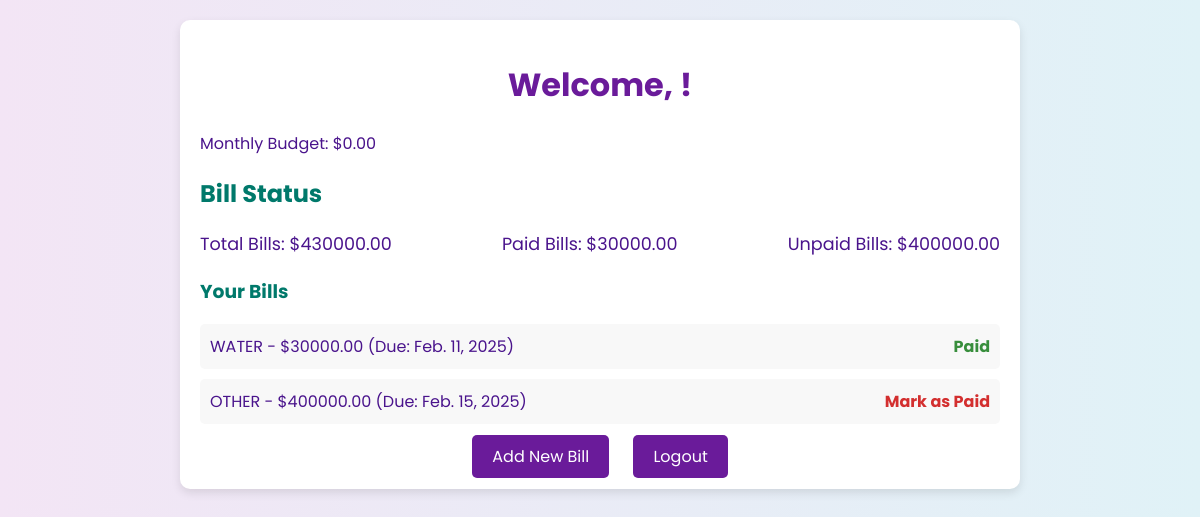
The page /dashboard/ (signed in) on the database its author committed.
### members/models.py (models this page shows, shortened)
class Member(AbstractUser):
    username = None
    email = models.EmailField(unique=True)
    first_name = models.CharField(max_length=255, default="Unknown")
    last_name = models.CharField(max_length=255, default="Unknown")
    budget = models.DecimalField(max_digits=10, decimal_places=2, default=0.00)
    USERNAME_FIELD = "email"
    REQUIRED_FIELDS = ["first_name", "last_name"]
    objects = CustomUserManager()

class Dashboard(models.Model):
    user = models.OneToOneField(Member, on_delete=models.CASCADE, related_name='dashboard')
    total_bills = models.DecimalField(max_digits=10, decimal_places=2, default=0.00)
    paid_bills = models.DecimalField(max_digits=10, decimal_places=2, default=0.00)
    unpaid_bills = models.DecimalField(max_digits=10, decimal_places=2, default=0.00)
    def update_totals(self):
        bills = self.user.bills.all()
        self.total_bills = sum(bill.amount for bill in bills)
        self.paid_bills = sum(bill.amount for bill in bills if bill.is_paid)
        self.unpaid_bills = self.total_bills - self.paid_bills
        self.save()

class Bill(models.Model):
    BILL_TYPES = [
        ('WATER', 'Water'),
        ('INTERNET', 'Internet'),
        ('GARBAGE', 'Garbage'),
        ('ELECTRICITY', 'Electricity'),
        ('OTHER', 'Other'),
    ]
    user = models.ForeignKey(Member, on_delete=models.CASCADE, related_name='bills')
    bill_type = models.CharField(max_length=50, choices=BILL_TYPES)
    amount = models.DecimalField(max_digits=10, decimal_places=2)
    due_date = models.DateField()
    is_paid = models.BooleanField(default=False)
    created_at = models.DateTimeField(auto_now_add=True)
    updated_at = models.DateTimeField(auto_now=True)

### members/views.py (the view)
# urls.py: path('dashboard/', views.dashboard, name='dashboard'),  # User dashboard
@login_required
def dashboard(request):
    user = request.user
    dashboard, _ = Dashboard.objects.get_or_create(user=user)
    bills = Bill.objects.filter(user=user)
    if hasattr(dashboard, 'update_totals'):
        dashboard.update_totals()
    context = {
        'user': user,
        'dashboard': dashboard,
        'bills': bills,
    }
    return render(request, 'dashboard.html', context)

### members/templates/dashboard.html (shortened to what this page needs)
<!DOCTYPE html>
<html lang="en">
<head>
</head>
<body>
    <div class="container">
        <h1>Welcome, {{ user.firstname }} {{ user.lastname }}!</h1>
        <p>Monthly Budget: ${{ user.budget }}</p>
        <h2>Bill Status</h2>
        <div class="bill-status">
            <p>Total Bills: ${{ dashboard.total_bills }}</p>
            <p>Paid Bills: ${{ dashboard.paid_bills }}</p>
            <p>Unpaid Bills: ${{ dashboard.unpaid_bills }}</p>
        </div>
        <h3>Your Bills</h3>
        <ul class="bill-list">
            {% for bill in bills %}
                <li>
                    <span>{{ bill.bill_type }} - ${{ bill.amount }} (Due: {{ bill.due_date }})</span>
                    {% if bill.is_paid %}
                        <span class="paid">Paid</span>
                    {% else %}
                        <a href="{% url 'mark_paid' bill.id %}">Mark as Paid</a>
                    {% endif %}
                </li>
            {% endfor %}
        </ul>
        <div class="actions">
            <a href="{% url 'add_bill' %}">Add New Bill</a>
            <a href="{% url 'logout' %}">Logout</a>
        </div>
    </div>
</body>
</html>

### members/templates/dashboard.html (style rules this page uses)
body { font-family: 'Poppins', sans-serif; background: linear-gradient(to right, #f3e5f5, #e0f2f7); color: #4a148c; margin: 0; padding: 20px; }
h1 { color: #6a1b9a; text-align: center; }
h2, h3 { color: #00796b; }
.container { max-width: 800px; margin: 0 auto; background: white; padding: 20px; border-radius: 10px; box-shadow: 0 4px 10px rgba(0, 0, 0, 0.1); }
.bill-status { display: flex; justify-content: space-between; margin-bottom: 20px; }
.bill-status p { margin: 0; font-size: 1.1em; }
.bill-list { list-style-type: none; padding: 0; }
.bill-list li { background: #f8f8f8; padding: 10px; margin: 10px 0; border-radius: 5px; display: flex; justify-content: space-between; align-items: center; }
.bill-list li span.paid { color: #388e3c; font-weight: bold; }
.bill-list li a { color: #d32f2f; text-decoration: none; font-weight: bold; }
.actions { text-align: center; margin-top: 20px; }
.actions a { background: #6a1b9a; color: white; padding: 10px 20px; text-decoration: none; border-radius: 5px; margin: 0 10px; transition: 0.3s; }

### rows shown on the page
Member: budget "0.00"
Dashboard: total_bills "430000.00", paid_bills "30000.00", unpaid_bills "400000.00"
Bill: bill_type "WATER", amount "30000.00", due_date "Feb. 11, 2025", is_paid "Paid"
Bill: bill_type "OTHER", amount "400000.00", due_date "Feb. 15, 2025", is_paid "Mark as Paid"
